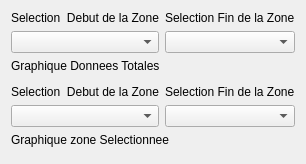
      <widget class="QWidget" name="tab_2">
       <attribute name="title">
        <string>Graphiques</string>
       </attribute>
       <layout class="QVBoxLayout" name="verticalLayout_5">
        <item>
         <layout class="QVBoxLayout" name="verticalLayout_3">
          <item>
           <layout class="QGridLayout" name="gridLayout_6">
            <item row="0" column="0">
             <widget class="QLabel" name="label_29">
              <property name="text">
               <string>Selection  Debut de la Zone</string>
              </property>
             </widget>
            </item>
            <item row="0" column="1">
             <widget class="QLabel" name="label_30">
              <property name="text">
               <string>Selection Fin de la Zone</string>
              </property>
             </widget>
            </item>
            <item row="1" column="0">
             <widget class="QComboBox" name="comboBox_debut_zone_2"/>
            </item>
            <item row="1" column="1">
             <widget class="QComboBox" name="comboBox_fin_zone_2"/>
            </item>
           </layout>
          </item>
          <item>
           <widget class="QLabel" name="label_6">
            <property name="sizePolicy">
             <sizepolicy hsizetype="Preferred" vsizetype="Fixed">
              <horstretch>0</horstretch>
              <verstretch>0</verstretch>
             </sizepolicy>
            </property>
            <property name="text">
             <string>Graphique Donnees Totales</string>
            </property>
           </widget>
          </item>
          <item>
           <widget class="matplotlibWidget" name="graph_total" native="true">
            <property name="sizePolicy">
             <sizepolicy hsizetype="Preferred" vsizetype="Expanding">
              <horstretch>0</horstretch>
              <verstretch>0</verstretch>
             </sizepolicy>
            </property>
           </widget>
          </item>
         </layout>
        </item>
        <item>
         <layout class="QGridLayout" name="gridLayout_4">
          <item row="0" column="0">
           <widget class="QLabel" name="label_13">
            <property name="text">
             <string>Selection  Debut de la Zone</string>
            </property>
           </widget>
          </item>
          <item row="0" column="1">
           <widget class="QLabel" name="label_14">
            <property name="text">
             <string>Selection Fin de la Zone</string>
            </property>
           </widget>
          </item>
          <item row="1" column="0">
           <widget class="QComboBox" name="comboBox_debut_zone"/>
          </item>
          <item row="1" column="1">
           <widget class="QComboBox" name="comboBox_fin_zone"/>
          </item>
         </layout>
        </item>
        <item>
         <layout class="QVBoxLayout" name="verticalLayout_4">
          <item>
           <widget class="QLabel" name="label_7">
            <property name="sizePolicy">
             <sizepolicy hsizetype="Preferred" vsizetype="Fixed">
              <horstretch>0</horstretch>
              <verstretch>0</verstretch>
             </sizepolicy>
            </property>
            <property name="text">
             <string>Graphique zone Selectionnee</string>
            </property>
           </widget>
          </item>
          <item>
           <widget class="matplotlibWidget" name="graph_zoom" native="true">
            <property name="sizePolicy">
             <sizepolicy hsizetype="Preferred" vsizetype="Expanding">
              <horstretch>0</horstretch>
              <verstretch>0</verstretch>
             </sizepolicy>
            </property>
           </widget>
          </item>
         </layout>
        </item>
       </layout>
      </widget>
